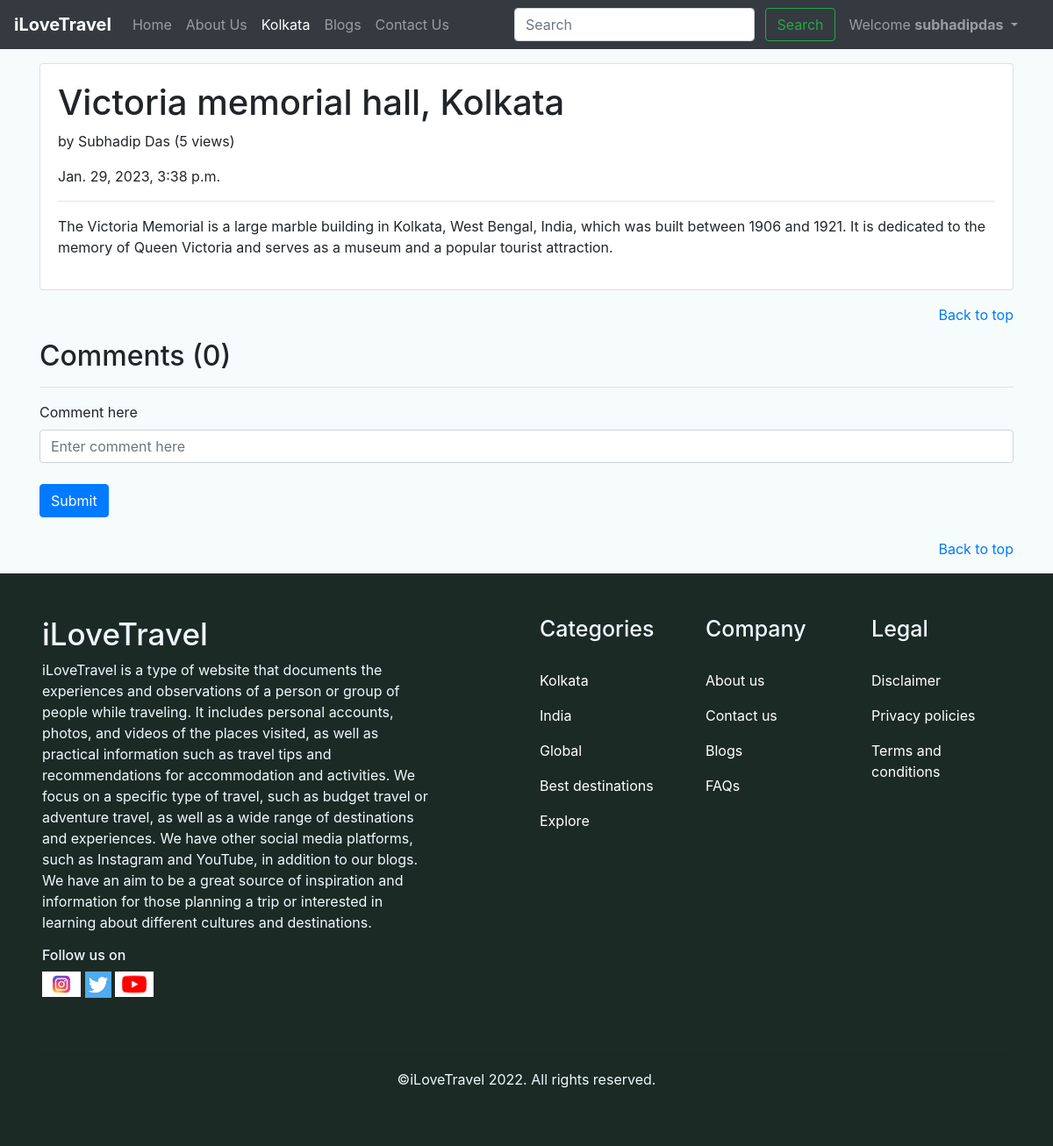
/kolkata/Victoria memorial hall, Kolkata (signed in), run on the app's committed database.
### kolkata/models.py (models this page shows, shortened)
class KolkataPost(models.Model):
    sno = models.AutoField(primary_key=True)
    title= models.CharField(max_length=122)
    content=models.TextField()
    author= models.CharField(max_length=122)
    views= models.IntegerField(default= 0)
    slug=models.CharField(max_length=130)
    timestamp = models.DateTimeField(default=now)

### kolkata/views.py (the view)
# urls.py: path("<str:slug>", views.blogpost, name='blogpost'),
def blogpost(request,slug):
    post= KolkataPost.objects.filter(slug=slug).first()
    post.views= post.views+1
    post.save()
    comments= KolkataBlogComment.objects.filter(post=post, parent=None)
    replies= KolkataBlogComment.objects.filter(post=post).exclude(parent=None)
    replyDict={}
    for reply in replies:
        if reply.parent.sno not in replyDict.keys():
            replyDict[reply.parent.sno]=[reply]
        else:
            replyDict[reply.parent.sno].append(reply)
    context={'post':post, 'comments':comments, 'user':request.user, 'replyDict':replyDict}
    return render(request, 'kolkata/blogpost.html', context)

### templates/kolkata/blogpost.html (shortened to what this page needs)
{% extends 'base.html' %}
{% block kolkataactive %}active{% endblock kolkataactive %}
{% block body %}
{% load humanize %}
{% load extras %}
<div class="container my-3">
    <div class="card">
        <div class="card-body">
            <h1>{{post.title}}</h1>
            <p>by {{post.author}}  (<span>{{post.views}} views</span>)</p>
            <p>{{post.timestamp}}</p>
            <hr>
            <p class="card-text">{{post.content|safe}}</p>
        </div>
    </div>
</div>
<div class="container my-3" style="text-align:end">
    <a href="/">Back to top</a>
</div>
<div class="container my-3">
    <h2>Comments ({{comments.count}})</h2>
    <div class="my-2">
        <hr>
        {% if user.is_authenticated %}
        <form action="/kolkata/postComment" method="post">
            <div class="form-group">
                <label for="exampleInputEmail1">Comment here</label>
                <input type="text" name="comment" class="form-control" placeholder="Enter comment here">
            </div>
            <button type="submit" class="btn btn-primary my-2">Submit</button>
        </form>
        {% else %}
        <p>Please login to post the comment.</p>
        {% endif %}
    </div>
</div>
<div class="container my-3" style="text-align:end">
    <a href="/">Back to top</a>
</div>
{% endblock body %}

### templates/base.html (shortened to what this page needs)
<!doctype html>
<html lang="en">
<head>
  <link rel="stylesheet" href="https://cdn.jsdelivr.net/npm/bootstrap@4.6.2/dist/css/bootstrap.min.css"
>
  <link rel="stylesheet" href="../static/index.css" />
</head>
<body>
  <nav class="navbar navbar-expand-lg navbar-dark bg-dark sticky-top">
    <a class="navbar-brand" href="#"><b>iLoveTravel</b></a>
    <div class="collapse navbar-collapse" id="navbarSupportedContent">
      <ul class="navbar-nav mr-auto">
        <li class="nav-item {% block homeactive %}{% endblock homeactive %}">
          <a class="nav-link" href="/">Home <span class="sr-only">(current)</span></a>
        </li>
        <li class="nav-item {% block aboutactive %}{% endblock aboutactive %}">
          <a class="nav-link" href="/about">About Us</a>
        </li>
        <li class="nav-item {% block kolkataactive %}{% endblock kolkataactive %}">
          <a class="nav-link" href="/kolkata">Kolkata</a>
        </li>
        <li class="nav-item {% block blogactive %}{% endblock blogactive %}">
          <a class="nav-link" href="/blog">Blogs</a>
        </li>
        <li class="nav-item {% block contactactive %}{% endblock contactactive %}">
          <a class="nav-link" href="/contact">Contact Us</a>
        </li>
      </ul>
      <div class="ml-auto form-inline">
        <form class="my-2 my-lg-0" method="get" action="/search">
          <input class="form-control mr-sm-2" type="search" placeholder="Search" aria-label="Search" name="query"
            id="query">
          <button class="btn btn-outline-success my-2 my-sm-0 mr-sm-2" type="submit">Search</button>
        </form>
        {% if user.is_authenticated %}
        <ul class="navbar-nav ml-auto mr-3">
          <div class="nav-item dropdown">
            <a class="nav-link dropdown-toggle" role="button" data-toggle="dropdown" aria-expanded="false" href="#">
              Welcome <b>{{request.user.username}}</b>
            </a>
          </div>
        </ul>
        {% endif %}
      </div>
    </div>
  </nav>
  {% block body %}{% endblock body %}
  <footer style="background-color:rgb(28, 42, 37);">
    <div class="mx-5 py-5" style=" color:aliceblue;">
      <div class="row">
        <div class="col-lg-5">
          <h5 style="font-size: 35px;">iLoveTravel</h5>
          <p>iLoveTravel is a type of website that documents the experiences and observations of a person or group
            of people while traveling. It includes personal accounts, photos, and videos of the places visited,
            as well as practical information such as travel tips and recommendations for accommodation and
            activities.
            We focus on a specific type of travel, such as budget travel or adventure travel, as well as a wide
            range of destinations and experiences. We have other social media platforms, such as Instagram and
            YouTube, in addition to our blogs.
            We have an aim to be a great source of inspiration and information for those planning a trip or
            interested in learning about different cultures and destinations.</p>
          <h6>Follow us on</h6>
          <a href="#"><img src="../static/img/instagrampic.jpg" alt="" style="width:44px"></a>
          <a href="#"><img src="../static/img/twitterpic.png" alt="" style="width:30px"></a>
          <a href="#"><img src="../static/img/youtubepic.png" alt="" style="width:44px"></a>
        </div>
        <div class="col-lg-1">
        </div>
        <div class="glow col-lg-6">
          <div class="row">
            <div class="glow col-lg-4">
              <h6 style="font-size: 25px;">Categories</h6>
              <br>
              <p><a href="/kolkata" style="color: white;">Kolkata</a></p>
              <p><a href="#" style="color: white;">India</a></p>
              <p><a href="#" style="color: white;">Global</a></p>
              <p><a href="#" style="color: white;">Best destinations</a></p>
              <p><a href="#" style="color: white;">Explore</a></p>
            </div>
            <div class="glow col-lg-4">
              <h6 style="font-size: 25px;">Company</h6>
              <br>
              <p><a href="/about" style="color: white;">About us</a></p>
              <p><a href="/contact" style="color: white;">Contact us</a></p>
              <p><a href="/blog" style="color: white;">Blogs</a></p>
              <p><a href="#" style="color: white;">FAQs</a></p>
            </div>
            <div class="glow col-lg-4">
              <h6 style="font-size: 25px;">Legal</h6>
              <br>
              <p><a href="#" style="color: white;">Disclaimer</a></p>
              <p><a href="#" style="color: white;">Privacy policies</a></p>
              <p><a href="#" style="color: white;">Terms and conditions</a></p>
            </div>
          </div>
        </div>
      </div>
      <br><br>
      <hr>
      <p style="text-align: center;">&copy;iLoveTravel 2022. All rights reserved.</p>
  </footer>
</body>
</html>

### static/index.css (style rules this page uses)
* { margin: 0px; padding: 0px; }
body { background-color: rgb(246, 251, 251); }
footer a { cursor: pointer; text-decoration: none; }

### data on the page
KolkataPost: title "Victoria memorial hall, Kolkata", author "Subhadip Das", views "5", timestamp "Jan. 29, 2023, 3:38 p.m.", content "The Victoria Memorial is a large marble building in Kolkata, West Bengal, India, which was built between 1906 and 1921. It is dedicated to the memory of Queen Victoria and serves as a museum and a popular tourist attraction."

### other printed values
{{ request.user.username }} "subhadipdas"
{{ comments.count }} "0"
